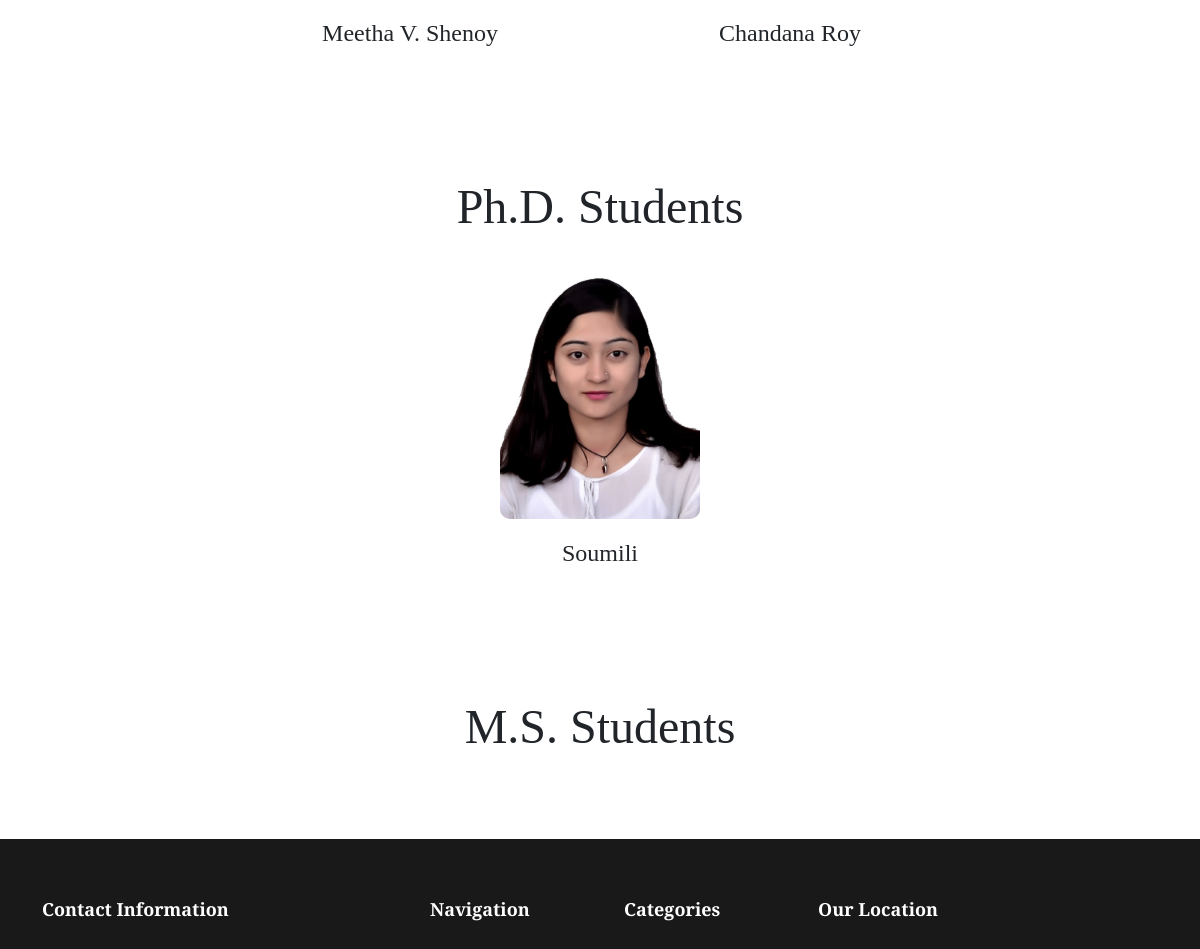
The page /current-members/ (middle part) on the database as committed earlier.
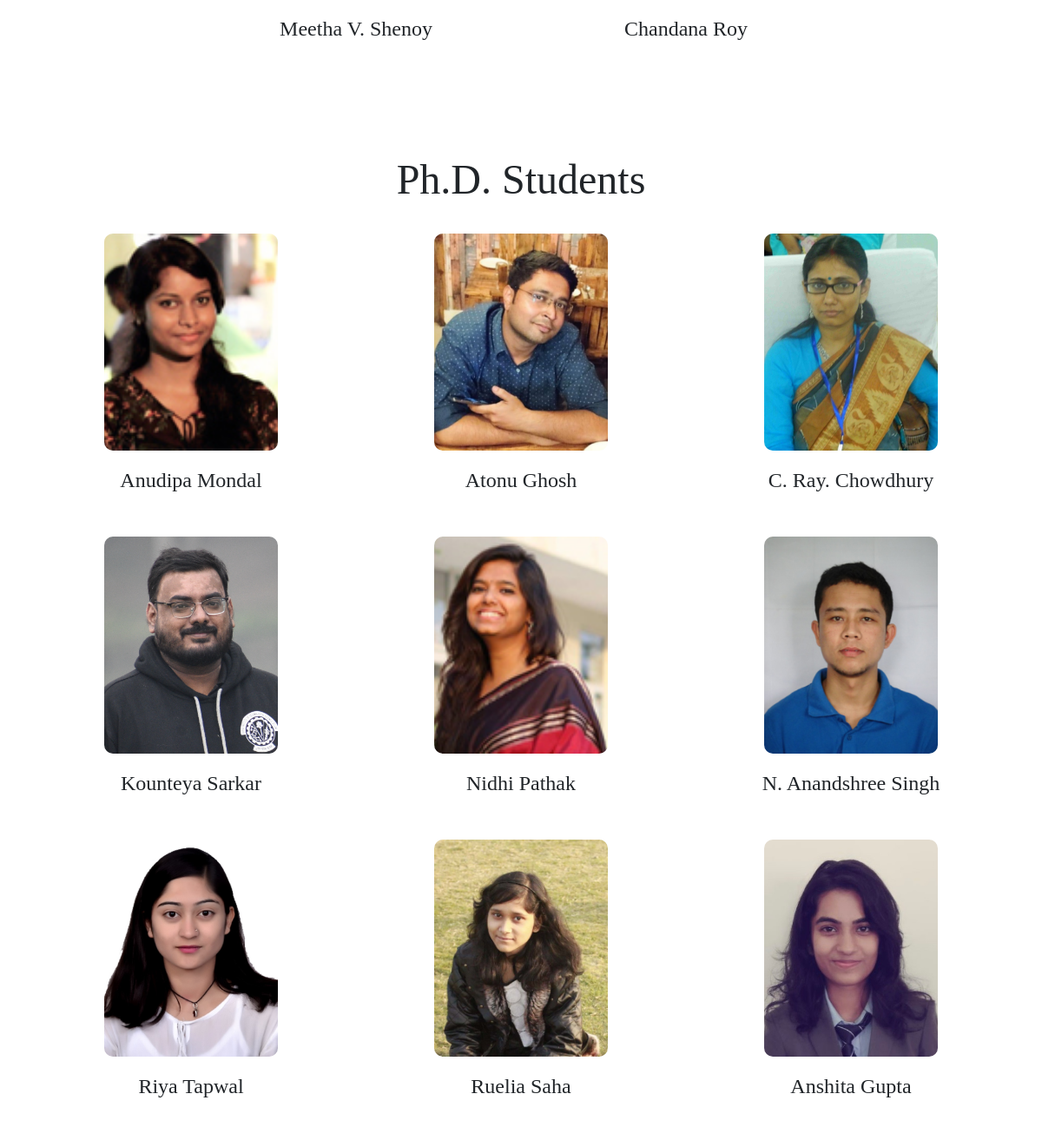
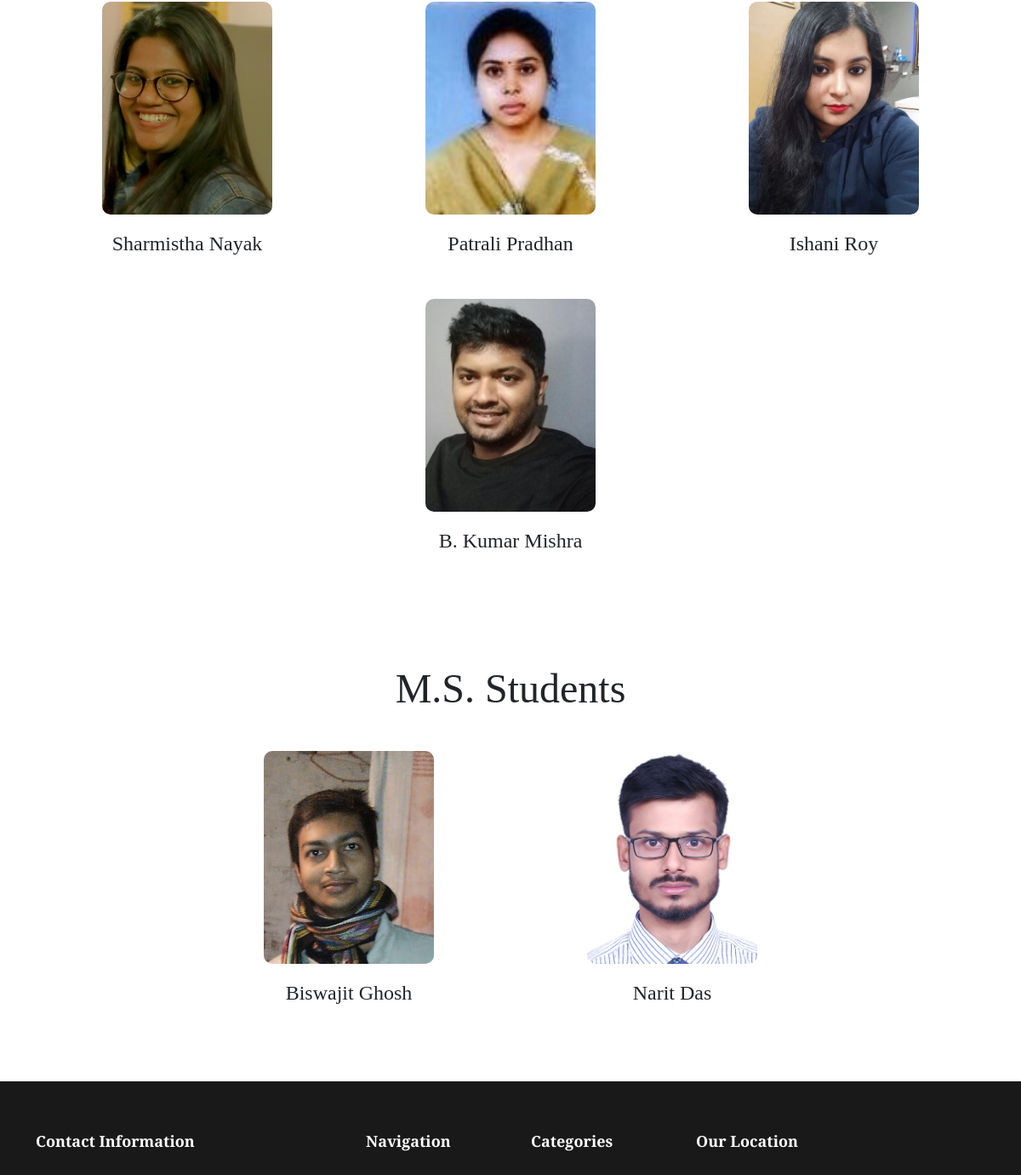
The same page on the database as committed later (2 pictures, top to bottom).
### mainApp/models.py (models this page shows, shortened)
class Member(models.Model):
    ROLE_CHOICES = [
        ('Guide', 'Guide'),
        ('Visiting Professor', 'Visiting Professor'),
        ('Post-Doc Student', 'Post-Doc Student'),
        ('Ph.D. Student', 'Ph.D. Student'),
        ('M.S. Student', 'M.S. Student'),
    ]
    name = models.CharField(max_length=100)
    designation = models.CharField(max_length=50, choices=ROLE_CHOICES)
    photo = models.ImageField(upload_to='members/')
    twitter = models.URLField(blank=True, null=True)
    facebook = models.URLField(blank=True, null=True)
    linkedin = models.URLField(blank=True, null=True)
    is_current = models.BooleanField(default=True)

### mainApp/views.py (the view)
# urls.py: path('current-members/', views.current_members, name='current_members'),
def current_members(request):
    current_members = Member.objects.filter(is_current=True)
    return render(request, 'current-members.html', {'members': current_members})

### mainApp/templates/current-members.html (shortened to what this page needs)
{% extends "base.html" %}
{% load static %}
{% block body %}
  <main id="main">
    <section id="team" class="team">
      <div class="container-currentMembrs">
        <div class="team-members">
          {% for member in members %}
            {% if member.designation == 'Post-Doc Student' %}
              <div class="team-member">
                <div class="member-info">
                  <h3 class="name">{{ member.name }}</h3>
                </div>
              </div>
            {% endif %}
          {% endfor %}
        </div>
        <h1 id="current-members-titles" style="text-align: center;">Ph.D. Students</h1>
        <div class="team-members">
          {% for member in members %}
            {% if member.designation == 'Ph.D. Student' %}
              <div class="team-member">
                <div class="thumbnail">
                  <img class="current-members-imgs" src="{{ member.photo.url }}" alt="{{ member.name }}">
                </div>
                <div class="member-info">
                  <h3 class="name">{{ member.name }}</h3>
                </div>
              </div>
            {% endif %}
          {% endfor %}
        </div>
        <h1 id="current-members-titles" style="text-align: center; margin-bottom: 50px;">M.S. Students</h1>
        <div class="team-members">
          {% for member in members %}
            {% if member.designation == 'M.S. Student' %}
              <div class="team-member">
                <div class="thumbnail">
                  <img class="current-members-imgs" src="{{ member.photo.url }}" alt="{{ member.name }}">
                </div>
                <div class="member-info">
                  <h3 class="name">{{ member.name }}</h3>
                </div>
              </div>
            {% endif %}
          {% endfor %}
        </div>
      </div>
    </section>
  </main>
{% endblock body %}

### mainApp/templates/base.html (shortened to what this page needs)
{% load static %}
<!DOCTYPE html>
<html lang="en">
<head>
  <link
    href="https://cdn.jsdelivr.net/npm/remixicon@4.2.0/fonts/remixicon.css"
    rel="stylesheet"
/>
  <link href="{% static 'assets/vendor/bootstrap/css/bootstrap.min.css' %}" rel="stylesheet">
  <link href="{% static 'assets/vendor/bootstrap-icons/bootstrap-icons.css' %}" rel="stylesheet">
  <link href="{% static 'assets/vendor/swiper/swiper-bundle.min.css' %}" rel="stylesheet">
  <link href="{% static 'assets/vendor/glightbox/css/glightbox.min.css' %}" rel="stylesheet">
  <link href="{% static 'assets/vendor/aos/aos.css' %}" rel="stylesheet">
  <link href="{% static 'css/variables.css'%}" rel="stylesheet">
  <link href="{% static 'css/main.css' %}" rel="stylesheet">
</head>
<body>
<main id="main">
  {% block body %}
  {% endblock body %}
  </main>
  <footer id="footer" class="footer">
    <div class="footer-content">
      <div class="container">
        <div class="row g-5">
          <div class="col-lg-4">
            <h3 class="footer-heading">Contact Information</h3>
          </div>
          <div class="col-6 col-lg-2">
            <h3 class="footer-heading">Navigation</h3>
          </div>
          <div class="col-6 col-lg-2">
            <h3 class="footer-heading">Categories</h3>
          </div>
          <div class="col-lg-4">
            <h3 class="footer-heading">Our Location</h3>
          </div>
        </div>
      </div>
    </div>
  </footer>
</body>
</html>

### mainApp/static/css/variables.css (style rules this page uses)
:root { --font-default: 'EB Garamond', system-ui, -apple-system, "Segoe UI", Roboto, "Helvetica Neue", Arial, "Noto Sans", "Liberation Sans", sans-serif, "Apple Color Emoji", "Segoe UI Emoji", "Segoe UI Symbol", "Noto Color Emoji"; --font-primary: 'EB Garamond', serif; --font-secondary: 'Inter', sans-serif; --color-default: #212529; --color-default-rgb: 33, 37, 41; --color-links: #212529; --color-links-hover: #15171a; --color-primary: #212529; --color-primary-light: #26282c; --color-primary-dark: #0b0c0e; --color-primary-rgb: 33, 37, 41; --color-primary-light-rgb: 38, 40, 44; --color-primary-dark-rgb: 11, 12, 14; --color-secondary: #596d80; --color-secondary-light: #8498aa; --color-secondary-dark: #404f5c; --color-secondary-rgb: 89, 109, 128; --color-secondary-light-rgb: 132, 152, 170; --color-secondary-dark-rgb: 64, 79, 92; --color-blue: #0d6efd; --color-blue-rgb: 13, 110, 253; --color-indigo: #6610f2; --color-indigo-rgb: 102, 16, 242; --color-purple: #6f42c1; --color-purple-rgb: 111, 66, 193; --color-pink: #f3268c; --color-pink-rgb: 243, 38, 140; --color-red: #df1529; --color-red-rgb: 223, 21, 4; --color-orange: #fd7e14; --color-orange-rgb: 253, 126, 20; --color-yellow: #ffc107; --color-yellow-rgb: 255, 193, 7; --color-green: #059652; --color-green-rgb: 5, 150, 82; --color-teal: #20c997; --color-teal-rgb: 32, 201, 151; --color-cyan: #0dcaf0; --color-cyan-rgb: 13, 202, 240; --color-white: #ffffff; --color-white-rgb: 255, 255, 255; --color-gray: #6c757d; --color-gray-rgb: 108, 117, 125; --color-black: #000000; --color-black-rgb: 0, 0, 0; }
:root { --bs-blue: var(--color-blue); --bs-indigo: var(--color-indigo); --bs-purple: var(--color-purple); --bs-pink: var(--color-pink); --bs-red: var(--color-red); --bs-orange: var(--color-orange); --bs-yellow: var(--color-yellow); --bs-green: var(--color-green); --bs-teal: var(--color-teal); --bs-cyan: var(--color-cyan); --bs-white: var(--color-white); --bs-gray: var(--color-gray); --bs-gray-dark: #343a40; --bs-gray-100: #f8f9fa; --bs-gray-200: #e9ecef; --bs-gray-300: #dee2e6; --bs-gray-400: #ced4da; --bs-gray-500: #adb5bd; --bs-gray-600: #6c757d; --bs-gray-700: #495057; --bs-gray-800: #343a40; --bs-gray-900: #212529; --bs-primary: var(--color-blue); --bs-secondary: var(--color-blue); --bs-success: #198754; --bs-info: #0dcaf0; --bs-warning: #ffc107; --bs-danger: #dc3545; --bs-light: #f8f9fa; --bs-dark: #212529; --bs-primary-rgb: var(--color-primary-rgb); --bs-secondary-rgb: var(--color-secondary-rgb); --bs-success-rgb: 25, 135, 84; --bs-info-rgb: 13, 202, 240; --bs-warning-rgb: 255, 193, 7; --bs-danger-rgb: 220, 53, 69; --bs-light-rgb: 248, 249, 250; --bs-dark-rgb: 33, 37, 41; --bs-white-rgb: var(--color-white-rgb); --bs-black-rgb: var(--color-black-rgb); --bs-body-color-rgb: var(--color-default-rgb); --bs-body-bg-rgb: 255, 255, 255; --bs-font-sans-serif: var(--font-default); --bs-font-monospace: SFMono-Regular, Menlo, Monaco, Consolas, "Liberation Mono", "Courier New", monospace; --bs-gradient: linear-gradient(180deg, rgba(255, 255, 255, 0.15), rgba(255, 255, 255, 0)); --bs-body-font-family: var(--font-default); --bs-body-font-size: 1rem; --bs-body-font-weight: 400; --bs-body-line-height: 1.5; --bs-body-color: var(--color-default); --bs-body-bg: #fff; }

Rows that differ between the two databases and show on the page:
removed Member: photo (picture), name "Soumili", shown under "Ph.D. Students"
added Member: photo (picture), name "Anudipa Mondal", shown under "Ph.D. Students"
added Member: photo (picture), name "Atonu Ghosh", shown under "Ph.D. Students"
added Member: photo (picture), name "C. Ray. Chowdhury", shown under "Ph.D. Students"
added Member: photo (picture), name "Kounteya Sarkar", shown under "Ph.D. Students"
added Member: photo (picture), name "Nidhi Pathak", shown under "Ph.D. Students"
added Member: photo (picture), name "N. Anandshree Singh", shown under "Ph.D. Students"
added Member: photo (picture), name "Riya Tapwal", shown under "Ph.D. Students"
added Member: photo (picture), name "Ruelia Saha", shown under "Ph.D. Students"
added Member: photo (picture), name "Anshita Gupta", shown under "Ph.D. Students"
added Member: photo (picture), name "Sharmistha Nayak", shown under "Ph.D. Students"
added Member: photo (picture), name "Patrali Pradhan", shown under "Ph.D. Students"
added Member: photo (picture), name "Ishani Roy", shown under "Ph.D. Students"
added Member: photo (picture), name "B. Kumar Mishra", shown under "Ph.D. Students"
added Member: photo (picture), name "Biswajit Ghosh", shown under "M.S. Students"
added Member: photo (picture), name "Narit Das", shown under "M.S. Students"
